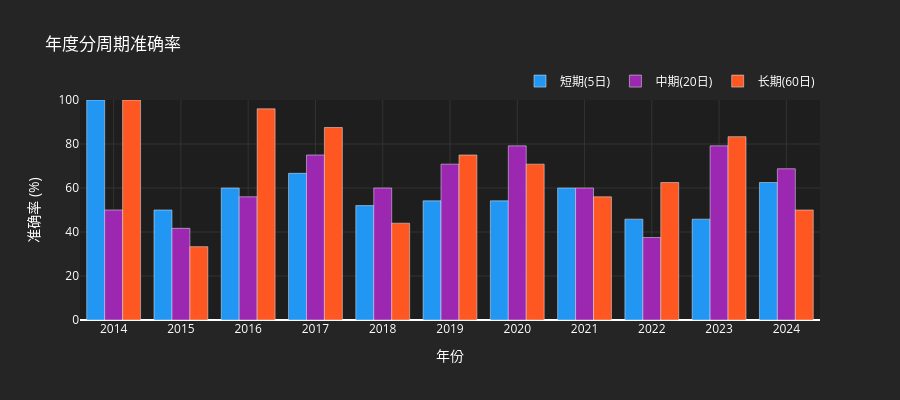

Here is the notebook cell this chart was saved with:
### Code cell
# 可视化: 年度准确率
if 'phase2_result' in dir() and phase2_result:
    try:
        fig = viz.create_yearly_accuracy_bar()
        if fig:
            fig.show()
    except Exception as e:
        print(f"年度可视化失败: {e}")

### Figure 1 — Plotly figure (JSON) as saved in the notebook; plotly's stock layout.template omitted (floating-point values rounded to 4 significant figures)
{"data": [{"marker": {"color": "#2196F3"}, "name": "短期(5日)", "type": "bar", "x": ["2014", "2015", "2016", "2017", "2018", "2019", "2020", "2021", "2022", "2023", "2024"], "y": [100, 50, 60, 66.67, 52, 54.17, 54.17, 60, 45.83, 45.83, 62.5]}, {"marker": {"color": "#9C27B0"}, "name": "中期(20日)", "type": "bar", "x": ["2014", "2015", "2016", "2017", "2018", "2019", "2020", "2021", "2022", "2023", "2024"], "y": [50, 41.67, 56.0, 75, 60, 70.83, 79.17, 60, 37.5, 79.17, 68.75]}, {"marker": {"color": "#FF5722"}, "name": "长期(60日)", "type": "bar", "x": ["2014", "2015", "2016", "2017", "2018", "2019", "2020", "2021", "2022", "2023", "2024"], "y": [100, 33.33, 96, 87.5, 44, 75, 70.83, 56.0, 62.5, 83.33, 50]}], "layout": {"barmode": "group", "font": {"color": "#FFFFFF"}, "height": 400, "legend": {"orientation": "h", "x": 1, "xanchor": "right", "y": 1.02, "yanchor": "bottom"}, "paper_bgcolor": "#252525", "plot_bgcolor": "#1E1E1E", "title": {"text": "年度分周期准确率"}, "xaxis": {"gridcolor": "#333333", "title": {"text": "年份"}}, "yaxis": {"gridcolor": "#333333", "range": [0, 100], "title": {"text": "准确率 (%)"}}}}
